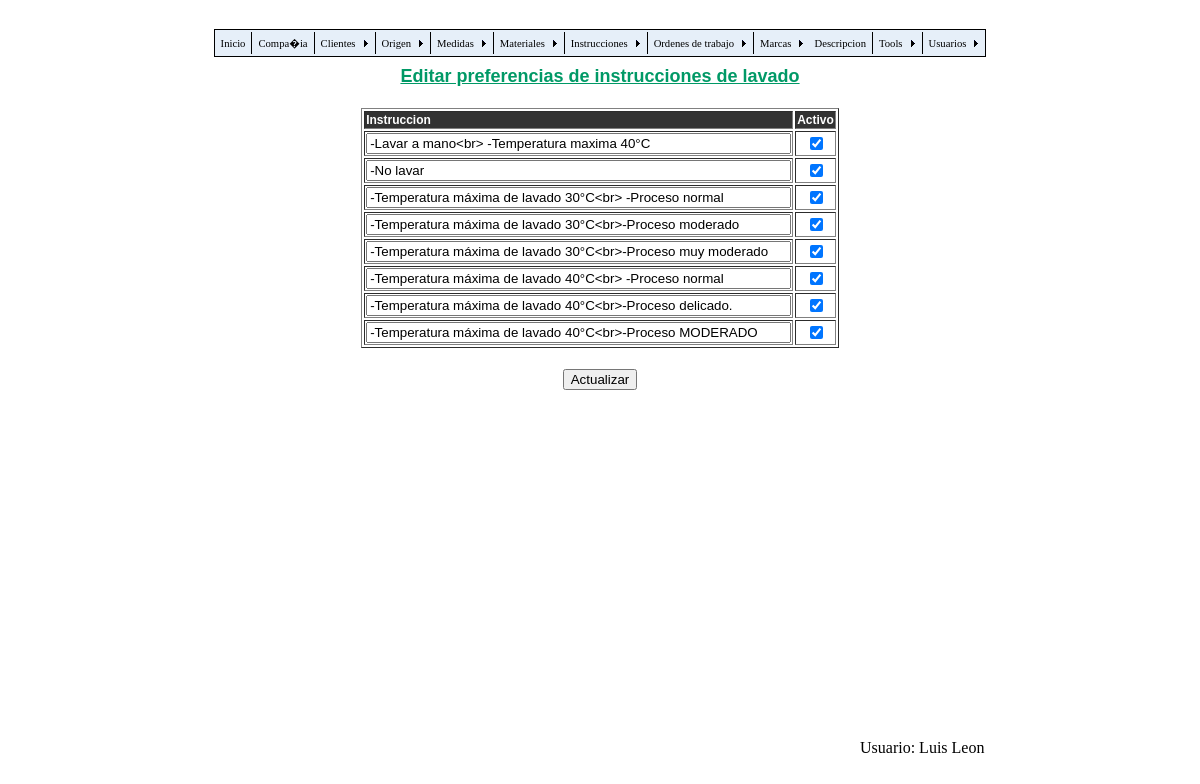
Screenshot of /ins_active.php (signed in) with the database file from the repository.
### tables this page shows
CREATE TABLE `tbl_params` (
  `par_id` tinyint(2) NOT NULL auto_increment,
  `label` varchar(40) NOT NULL,
  `par_label` varchar(255) NOT NULL,
  `ruta` varchar(255) NOT NULL,
  `status` tinyint(1) NOT NULL default '0',
  PRIMARY KEY  (`par_id`)
);

CREATE TABLE `tbl_users` (
  `user_id` tinyint(2) NOT NULL auto_increment,
  `user_names` varchar(20) NOT NULL,
  `user_username` varchar(15) NOT NULL,
  `user_password` varchar(15) NOT NULL,
  PRIMARY KEY  (`user_id`)
);

### ins_active.php (the view, shortened to what this page needs)
<?php require_once('Connections/labels_con.php'); ?>
<?php
if (!function_exists("GetSQLValueString")) {
function GetSQLValueString($theValue, $theType, $theDefinedValue = "", $theNotDefinedValue = "")
{
  $theValue = function_exists("mysql_real_escape_string") ? mysql_real_escape_string($theValue) : mysql_escape_string($theValue);
  switch ($theType) {
    case "text":
      $theValue = ($theValue != "") ? "'" . $theValue . "'" : "NULL";
      break;
  }
  return $theValue;
}
}
$editFormAction = $_SERVER['PHP_SELF'];
if (isset($_SERVER['QUERY_STRING'])) {
  $editFormAction .= "?" . htmlentities($_SERVER['QUERY_STRING']);
}
$colname_Recordset1 = "-1";
if (isset($_SESSION['MM_Username'])) {
  $colname_Recordset1 = $_SESSION['MM_Username'];
}
$query_Recordset1 = sprintf("SELECT user_id, user_names FROM tbl_users WHERE user_username = %s", GetSQLValueString($colname_Recordset1, "text"));
$Recordset1 = mysql_query($query_Recordset1, $labels_con) or die(mysql_error());
$row_Recordset1 = mysql_fetch_assoc($Recordset1);
$query_instruc = "SELECT * FROM tbl_params ORDER BY par_label ASC";
$instruc = mysql_query($query_instruc, $labels_con) or die(mysql_error());
$row_instruc = mysql_fetch_assoc($instruc);
?>
<!DOCTYPE html PUBLIC "-//W3C//DTD XHTML 1.0 Transitional//EN" "http://www.w3.org/TR/xhtml1/DTD/xhtml1-transitional.dtd">
<html xmlns="http://www.w3.org/1999/xhtml">
<head>
<link href="/labels/css/labels.css" rel="stylesheet" type="text/css" />
</head>
<body>
<br />
<table width="651" border="0" align="center">
  <tr>
    <td width="610" align="center"><script type="text/javascript" src="/labels/labels_menu.js"></script></td>
  </tr>
</table>
<table width="980" border="0" align="center">
  <tr>
    <td width="814" height="652" valign="top">
      <table width="537" border="0" align="center">
        <tr>
          <td width="531" align="center" class="Titulo">Editar preferencias de instrucciones de lavado</td>
        </tr>
      </table>
      <br />
      <form id="form1" name="form1" method="POST" action="<?php echo $editFormAction; ?>">
        <table width="402" border="1" align="center">
          <tr bgcolor="#333333" class="cabecera">
            <td width="326">Instruccion</td>
            <td width="41">Activo</td>
          </tr>
          <?php do { ?>
            <tr>
              <td><label for="txt_par[]"></label>
              <input name="txt_par[]" type="text" id="txt_par" value="<?php echo $row_instruc['par_label']; ?>" size="50" /></td>
              <td align="center"><input type="checkbox" name="chk[]" id="chk"<?php if (!(strcmp($row_instruc['status'],1))) {echo "checked=\"checked\"";} ?> />
              </td>
            </tr>
            <?php } while ($row_instruc = mysql_fetch_assoc($instruc)); ?>
        </table>
        <br />
        <table width="200" border="0" align="center">
          <tr>
            <td align="center"><input type="submit" name="button" id="button" value="Actualizar" /></td>
          </tr>
        </table>
        <br />
        <br />
      </form>
      <p><br />
        <br />
      </p>
    </td>
  </tr>
</table>
<br />
<table width="335" border="0" align="right">
  <tr>
    <td width="329">Usuario: <?php echo $row_Recordset1['user_names']; ?></td>
  </tr>
</table>
</body>

### css/labels.css (style rules this page uses)
.Titulo { font-family: Verdana, Geneva, sans-serif; font-size: large; font-weight: bold; color: #096; text-decoration: underline; }
.cabecera { font-family: Verdana, Geneva, sans-serif; font-size: 12px; font-weight: bold; color: #FFF; }

### rows the page displays
tbl_params: par_label "-Lavar a mano<br> -Temperatura maxima 40°C", status "☑"
tbl_params: par_label "-No lavar", status "☑"
tbl_params: par_label "-Temperatura máxima de lavado 30°C<br> -Proceso normal", status "☑"
tbl_params: par_label "-Temperatura máxima de lavado 30°C<br>-Proceso moderado", status "☑"
tbl_params: par_label "-Temperatura máxima de lavado 30°C<br>-Proceso muy moderado", status "☑"
tbl_params: par_label "-Temperatura máxima de lavado 40°C<br> -Proceso normal", status "☑"
tbl_params: par_label "-Temperatura máxima de lavado 40°C<br>-Proceso delicado.", status "☑"
tbl_params: par_label "-Temperatura máxima de lavado 40°C<br>-Proceso MODERADO", status "☑"
tbl_users: user_names "Luis Leon"
